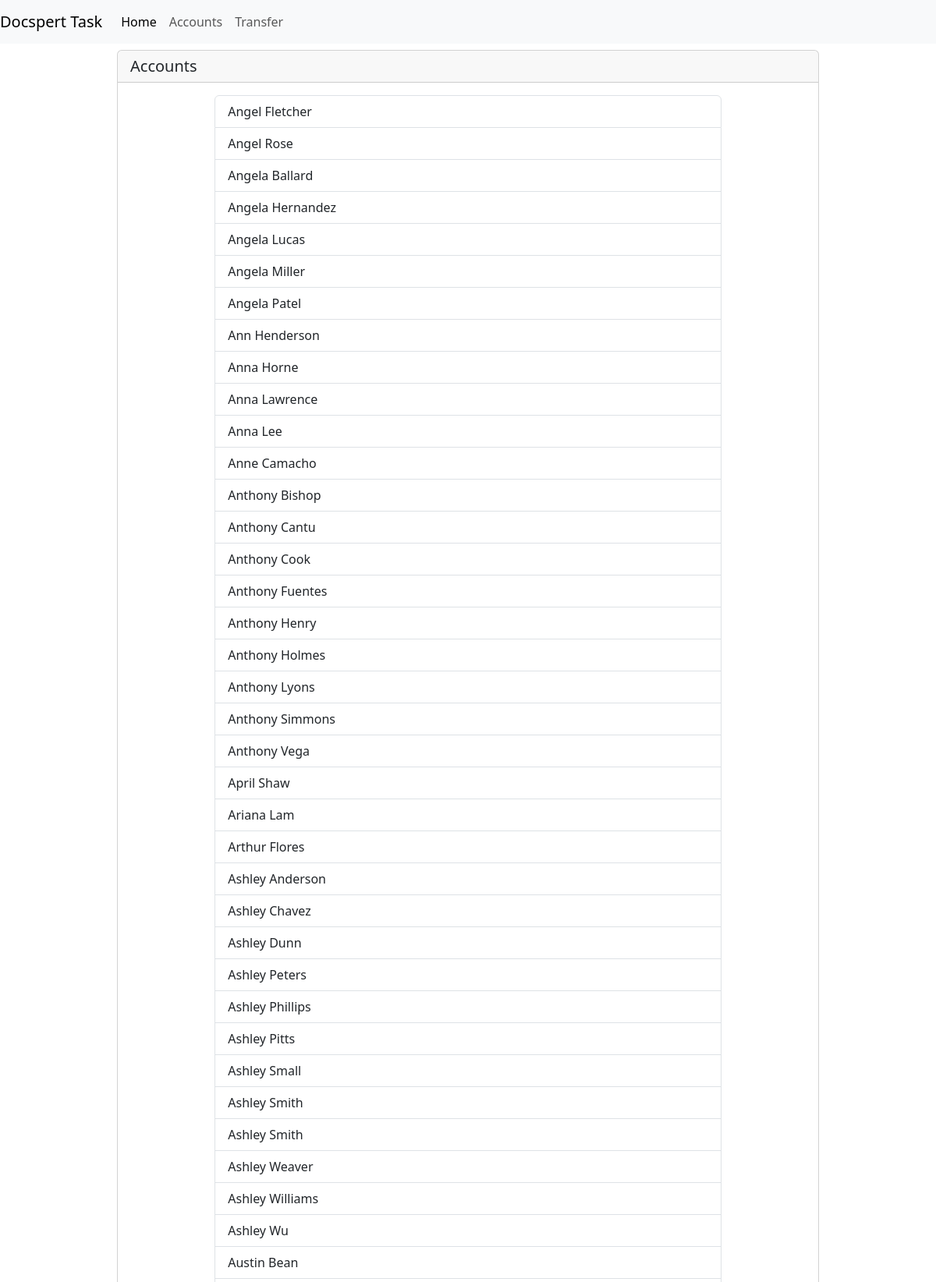
The app's page /accounts/?page=2 (upper part) with its own data.
### accounts/models.py (models this page shows, shortened)
class Account(models.Model):
    id = models.UUIDField(primary_key=True, default=uuid.uuid4, editable=False)
    name = models.CharField(max_length=255)
    balance = models.DecimalField(max_digits=10, decimal_places=2, default=0)

### accounts/views.py (the view)
# urls.py: path('accounts/', views.account_list, name="accounts"),
def account_list(request):
    accounts = Account.objects.all().order_by('name')
    paginator = Paginator(accounts, 50)
    page_number = request.GET.get('page')
    page_obj = paginator.get_page(page_number)
    context = {
        "accounts":page_obj,
    }
    return render(request,'accounts.html', context)

### templates/accounts.html (shortened to what this page needs)
{% extends 'base.html' %}
{% load static %}
{% block content %}
<div class="card w-75 mx-auto m-2">
    <h5 class="card-header">Accounts</h5>
    <div class="card-body">
        <div class="list-group w-75 mx-auto">
            {% for account in accounts %}
                <a href="{% url 'account_detail' account.id %}" class="list-group-item list-group-item-action">
                    {{ account.name }}
                </a>
            {% endfor %}
        </div>
    </div>
</div>
{% endblock content %}

### records on screen
Account: name "Angel Fletcher"
Account: name "Angel Rose"
Account: name "Angela Ballard"
Account: name "Angela Hernandez"
Account: name "Angela Lucas"
Account: name "Angela Miller"
Account: name "Angela Patel"
Account: name "Ann Henderson"
Account: name "Anna Horne"
Account: name "Anna Lawrence"
Account: name "Anna Lee"
Account: name "Anne Camacho"
Account: name "Anthony Bishop"
Account: name "Anthony Cantu"
Account: name "Anthony Cook"
Account: name "Anthony Fuentes"
Account: name "Anthony Henry"
Account: name "Anthony Holmes"
Account: name "Anthony Lyons"
Account: name "Anthony Simmons"
Account: name "Anthony Vega"
Account: name "April Shaw"
Account: name "Ariana Lam"
Account: name "Arthur Flores"
Account: name "Ashley Anderson"
Account: name "Ashley Chavez"
Account: name "Ashley Dunn"
Account: name "Ashley Peters"
Account: name "Ashley Phillips"
Account: name "Ashley Pitts"
Account: name "Ashley Small"
Account: name "Ashley Smith"
Account: name "Ashley Smith"
Account: name "Ashley Weaver"
Account: name "Ashley Williams"
Account: name "Ashley Wu"
Account: name "Austin Bean"
